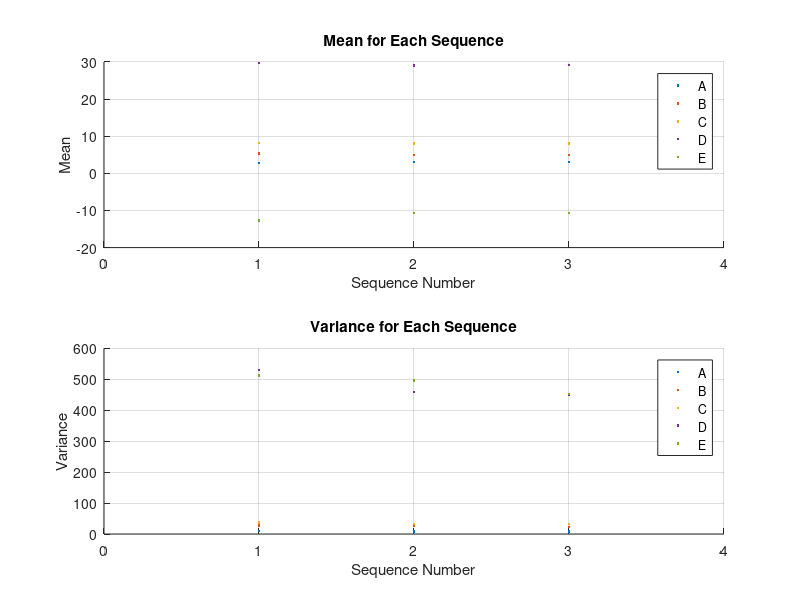

Here is the MATLAB script that generated this plot:
clear;clc;close all
%% Problem 3
for i = 1 : 3
    A = 3 + 3*randn(1000,1);
    B = 5 + 5*randn(1000,1);
    C = A + B;
    D = 3*A + 4*B;
    E = 3*A - 4*B;

    DATA = [A B C D E];
    
    % Part A - Find Mean and Variance for A, B, C, D, and E
    
    meanA(i) = mean(A);
    meanB(i) = mean(B);
    meanC(i) = mean(C);
    meanD(i) = mean(D);
    meanE(i) = mean(E);
    
    varA(i) = var(A);
    varB(i) = var(B);
    varC(i) = var(C);
    varD(i) = var(D);
    varE(i) = var(E);
    
    meanDATA(i,:) = mean(DATA);
    
    covDATA(:,:,i) = cov(DATA);

    fprintf("\nSequence %g\n",i)
    fprintf("--------------------------\n")
    fprintf("Mean A = %.4f\n",meanA(i))
    fprintf("Mean B = %.4f\n",meanB(i))
    fprintf("Mean C = %.4f\n",meanC(i))
    fprintf("Mean D = %.4f\n",meanD(i))
    fprintf("Mean E = %.4f\n\n",meanE(i))

    fprintf("Var A = %.4f\n",varA(i))
    fprintf("Var B = %.4f\n",varB(i))
    fprintf("Var C = %.4f\n",varC(i))
    fprintf("Var D = %.4f\n",varD(i))
    fprintf("Var E = %.4f\n\n",varE(i))

    fprintf("Mean DATA = \n")
    fprintf("%.4f %.4f %.4f %.4f %.4f\n\n",meanDATA(i,:))

    fprintf("Cov DATA = \n")
    fprintf("%10.4f %10.4f %10.4f %10.4f %10.4f\n",covDATA(:,:,i))

end

subplot(2,1,1)
hold on 
grid on
plot(meanA,'.')
plot(meanB,'.')
plot(meanC,'.')
plot(meanD,'.')
plot(meanE,'.')
title("Mean for Each Sequence")
xlabel("Sequence Number")
xlim([0,4])
ylabel("Mean")
legend('A','B','C','D','E')
subplot(2,1,2)
hold on 
grid on
plot(varA,'.')
plot(varB,'.')
plot(varC,'.')
plot(varD,'.')
plot(varE,'.')
title("Variance for Each Sequence")
xlabel("Sequence Number")
xlim([0,4])
ylabel("Variance")
legend('A','B','C','D','E')

